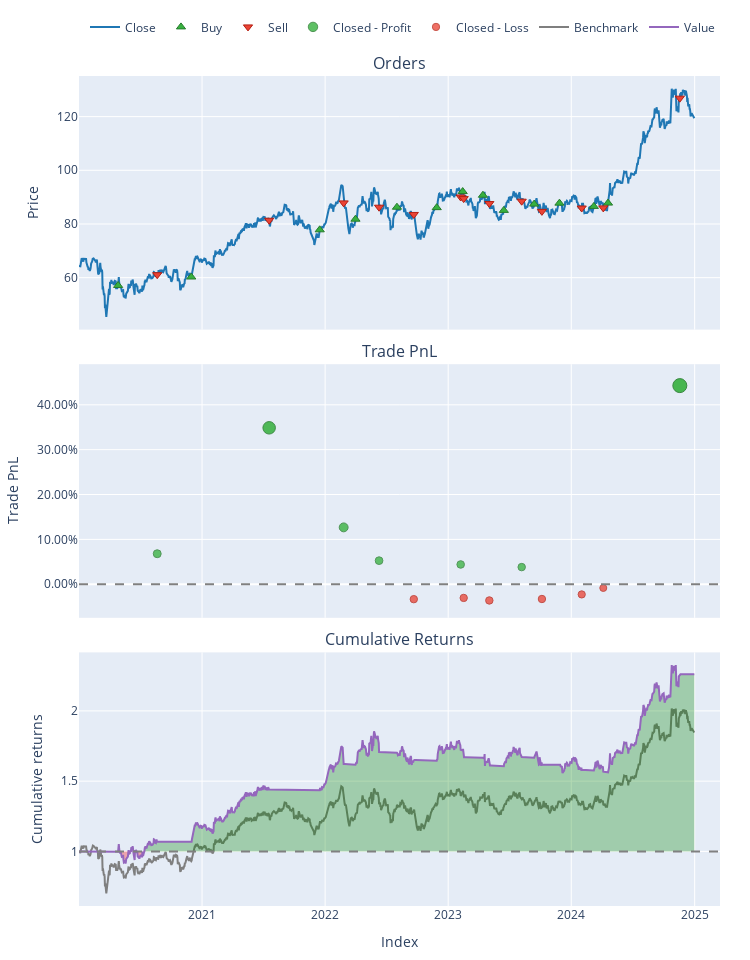

The notebook cell saved with this chart:
### Code cell
# Backtesting with The Best Parameter
# Calculate Chande Momentum Oscillator (CMO)
df['CMO'] = calculate_cmo(df, 18)
# Calculate Mass Index (MI)
df['MI'] = calculate_mass_index(df, 45)
# Define Entry and Exit signals based on CMO and Mass Index Strategy
# Buy Signal: CMO crosses above zero, and MI is decreasing from a high value
df['Buy_Signal'] = (df['CMO'] > 0) & (df['MI'] < df['MI'].shift(30))
# Sell Signal: CMO crosses below zero, and MI is increasing from a low value
df['Sell_Signal'] = (df['CMO'] < 0) & (df['MI'] > df['MI'].shift(30))
# Filter data for the test period (2020-2025)
df = df[(df.index.year >= 2020) & (df.index.year <= 2025)]
# Shift entries and exits to next bar
shifted_entries = df['Buy_Signal'].shift(1).astype("boolean").fillna(False).to_numpy()
shifted_exits = df['Sell_Signal'].shift(1).astype("boolean").fillna(False).to_numpy()
# Create portfolio using 'Open' prices
portfolio = vbt.Portfolio.from_signals(
    close=df['Open'],
    entries=shifted_entries,
    exits=shifted_exits,
    init_cash=100_000,
    fees=0.001,
    slippage=0.002,
    freq='D'
)
# Display performance metrics
print(portfolio.stats())
# Plot equity curve
portfolio.plot().show()

### Figure 1 — Plotly figure (JSON) as saved in the notebook; plotly's stock layout.template omitted (floating-point values rounded to 4 significant figures; data arrays with more than 128 entries replaced by an {"elided": "..."} marker saying what was removed)
{"data": [{"legendgroup": "0", "line": {"color": "#1f77b4"}, "name": "Close", "showlegend": true, "type": "scatter", "uid": "02721a5a-a68f-4328-a955-6ffe31f73907", "x": {"elided": "1258 str values"}, "xaxis": "x", "y": {"elided": "1258 float values"}, "yaxis": "y"}, {"customdata": [[0, 1749.0, 99.9], [2, 1771.0, 106.7], [4, 1848.0, 143.9], [6, 1982.0, 162.1], [8, 1978.0, 170.6], [10, 1916.0, 164.9], [12, 1870.0, 172.2], [14, 1840.0, 166.9], [16, 1892.0, 160.9], [18, 1911.0, 167.0], [20, 1841.0, 161.6], [22, 1824.0, 157.9], [24, 1784.0, 156.6]], "hovertemplate": "Order Id: %{customdata[0]}<br>Timestamp: %{x}<br>Price: %{y}<br>Size: %{customdata[1]:.6f}<br>Fees: %{customdata[2]:.6f}", "legendgroup": "1", "marker": {"color": "#37B13F", "line": {"color": "rgb(38,123,44)", "width": 1}, "size": 8, "symbol": "triangle-up"}, "mode": "markers", "name": "Buy", "type": "scatter", "uid": "1224a440-1dbb-4a5f-8939-687faeef5b53", "x": ["2020-04-27T00:00:00", "2020-11-30T00:00:00", "2021-12-16T00:00:00", "2022-04-01T00:00:00", "2022-08-02T00:00:00", "2022-11-28T00:00:00", "2023-02-13T00:00:00", "2023-04-14T00:00:00", "2023-06-15T00:00:00", "2023-09-13T00:00:00", "2023-11-27T00:00:00", "2024-03-08T00:00:00", "2024-04-19T00:00:00"], "xaxis": "x", "y": [57.1, 60.25, 77.82, 81.79, 86.25, 86.08, 92.08, 90.71, 85.07, 87.4, 87.76, 86.54, 87.78], "yaxis": "y"}, {"customdata": [[1, 1749.0, 106.9], [3, 1771.0, 144.1], [5, 1848.0, 162.4], [7, 1982.0, 170.9], [9, 1978.0, 165.2], [11, 1916.0, 172.5], [13, 1870.0, 167.3], [15, 1840.0, 161.2], [17, 1892.0, 167.4], [19, 1911.0, 161.9], [21, 1841.0, 158.2], [23, 1824.0, 156.9], [25, 1784.0, 226.3]], "hovertemplate": "Order Id: %{customdata[0]}<br>Timestamp: %{x}<br>Price: %{y}<br>Size: %{customdata[1]:.6f}<br>Fees: %{customdata[2]:.6f}", "legendgroup": "2", "marker": {"color": "#EA4335", "line": {"color": "rgb(181,31,18)", "width": 1}, "size": 8, "symbol": "triangle-down"}, "mode": "markers", "name": "Sell", "type": "scatter", "uid": "d842c5d9-d540-47d0-9584-f239cf4d04aa", "x": ["2020-08-21T00:00:00", "2021-07-19T00:00:00", "2022-02-25T00:00:00", "2022-06-10T00:00:00", "2022-09-21T00:00:00", "2023-02-07T00:00:00", "2023-02-16T00:00:00", "2023-05-03T00:00:00", "2023-08-07T00:00:00", "2023-10-06T00:00:00", "2024-02-01T00:00:00", "2024-04-05T00:00:00", "2024-11-18T00:00:00"], "xaxis": "x", "y": [61.11, 81.39, 87.85, 86.25, 83.55, 90.05, 89.45, 87.61, 88.49, 84.7, 85.94, 86.0, 126.9], "yaxis": "y"}, {"customdata": [[0, 0, 6795.0, 0.06802], [1, 1, 37200.0, 0.3487], [2, 2, 18230.0, 0.1267], [3, 3, 8522.0, 0.05259], [5, 5, 7268.0, 0.04407], [8, 8, 6144.0, 0.03819], [12, 12, 69320.0, 0.4427]], "hovertemplate": "Exit Trade Id: %{customdata[0]}<br>Position Id: %{customdata[1]}<br>Exit Timestamp: %{x}<br>PnL: %{customdata[2]:.6f}<br>Return: %{customdata[3]:.2%}", "legendgroup": "3", "marker": {"color": "#37B13F", "line": {"color": "rgb(38,123,44)", "width": 1}, "opacity": [0.7706, 0.8675, 0.7909, 0.7653, 0.7624, 0.7603, 0.9], "size": [7.963, 12.48, 8.909, 7.714, 7.577, 7.482, 14], "symbol": "circle"}, "mode": "markers", "name": "Closed - Profit", "type": "scatter", "uid": "9f0f3c75-8922-4d43-963d-7b999c1f5e3a", "x": ["2020-08-21T00:00:00", "2021-07-19T00:00:00", "2022-02-25T00:00:00", "2022-06-10T00:00:00", "2023-02-07T00:00:00", "2023-08-07T00:00:00", "2024-11-18T00:00:00"], "xaxis": "x2", "y": [0.06802, 0.3487, 0.1267, 0.05259, 0.04407, 0.03819, 0.4427], "yaxis": "y2"}, {"customdata": [[4, 4, -5672.0, -0.03325], [6, 6, -5248.0, -0.03048], [7, 7, -6036.0, -0.03616], [9, 9, -5493.0, -0.03288], [10, 10, -3664.0, -0.02268], [11, 11, -1307.0, -0.008277]], "hovertemplate": "Exit Trade Id: %{customdata[0]}<br>Position Id: %{customdata[1]}<br>Exit Timestamp: %{x}<br>PnL: %{customdata[2]:.6f}<br>Return: %{customdata[3]:.2%}", "legendgroup": "4", "marker": {"color": "#EA4335", "line": {"color": "rgb(181,31,18)", "width": 1}, "opacity": [0.7586, 0.7577, 0.7596, 0.7585, 0.755, 0.75], "size": [7.402, 7.358, 7.449, 7.396, 7.232, 7], "symbol": "circle"}, "mode": "markers", "name": "Closed - Loss", "type": "scatter", "uid": "dde5d4ab-5955-4f90-8dbe-aca4cd157edd", "x": ["2022-09-21T00:00:00", "2023-02-16T00:00:00", "2023-05-03T00:00:00", "2023-10-06T00:00:00", "2024-02-01T00:00:00", "2024-04-05T00:00:00"], "xaxis": "x2", "y": [-0.03325, -0.03048, -0.03616, -0.03288, -0.02268, -0.008277], "yaxis": "y2"}, {"legendgroup": "5", "line": {"color": "#7f7f7f"}, "name": "Benchmark", "showlegend": true, "type": "scatter", "uid": "70735610-bb1d-45e9-8e2d-f3189ffe39d2", "x": {"elided": "1258 str values"}, "xaxis": "x3", "y": {"elided": "1258 float values"}, "yaxis": "y3"}, {"hoverinfo": "skip", "legendgroup": "6", "line": {"color": "rgba(0, 0, 0, 0)", "width": 0}, "opacity": 0, "showlegend": false, "type": "scatter", "uid": "8e34cc28-4dff-48a6-979c-0a06864116cd", "x": {"elided": "1258 str values"}, "xaxis": "x3", "y": {"elided": "1258 int values"}, "yaxis": "y3"}, {"connectgaps": false, "fill": "tonexty", "fillcolor": "rgba(0, 128, 0, 0.3)", "hoverinfo": "skip", "legendgroup": "6", "line": {"color": "rgba(0, 0, 0, 0)", "width": 0}, "opacity": 0, "showlegend": false, "type": "scatter", "uid": "647abf86-248f-4d0b-8e8a-329bd2f019cb", "x": {"elided": "1258 str values"}, "xaxis": "x3", "y": {"elided": "1258 float values"}, "yaxis": "y3"}, {"hoverinfo": "skip", "legendgroup": "6", "line": {"color": "rgba(0, 0, 0, 0)", "width": 0}, "opacity": 0, "showlegend": false, "type": "scatter", "uid": "640e67bf-ac1b-4711-89c8-b0df3b20c6d6", "x": {"elided": "1258 str values"}, "xaxis": "x3", "y": {"elided": "1258 int values"}, "yaxis": "y3"}, {"connectgaps": false, "fill": "tonexty", "fillcolor": "rgba(255, 0, 0, 0.3)", "hoverinfo": "skip", "legendgroup": "6", "line": {"color": "rgba(0, 0, 0, 0)", "width": 0}, "opacity": 0, "showlegend": false, "type": "scatter", "uid": "7dccdb36-91e3-432c-9eb0-3f691e93dad5", "x": {"elided": "1258 str values"}, "xaxis": "x3", "y": {"elided": "1258 float values"}, "yaxis": "y3"}, {"legendgroup": "7", "line": {"color": "#9467bd"}, "name": "Value", "showlegend": true, "type": "scatter", "uid": "9991cc3f-1409-4e91-8ab9-1bd44222bab7", "x": {"elided": "1258 str values"}, "xaxis": "x3", "y": {"elided": "1258 float values"}, "yaxis": "y3"}, {"hoverinfo": "skip", "legendgroup": "6", "line": {"color": "rgba(0, 0, 0, 0)", "width": 0}, "opacity": 0, "showlegend": false, "type": "scatter", "uid": "d0dfab4c-7160-4ede-b82f-6cd2a0eb3f75", "x": {"elided": "1258 str values"}, "xaxis": "x3", "y": {"elided": "1258 int values"}, "yaxis": "y3"}], "layout": {"annotations": [{"font": {"size": 16}, "showarrow": false, "text": "Orders", "x": 0.5, "xanchor": "center", "xref": "paper", "y": 1, "yanchor": "bottom", "yref": "paper"}, {"font": {"size": 16}, "showarrow": false, "text": "Trade PnL", "x": 0.5, "xanchor": "center", "xref": "paper", "y": 0.6528, "yanchor": "bottom", "yref": "paper"}, {"font": {"size": 16}, "showarrow": false, "text": "Cumulative Returns", "x": 0.5, "xanchor": "center", "xref": "paper", "y": 0.3056, "yanchor": "bottom", "yref": "paper"}], "height": 960, "legend": {"orientation": "h", "traceorder": "normal", "x": 1, "xanchor": "right", "y": 1.042, "yanchor": "bottom"}, "margin": {"b": 30, "l": 30, "r": 30, "t": 30}, "shapes": [{"line": {"color": "gray", "dash": "dash"}, "type": "line", "x0": 0, "x1": 1, "xref": "paper", "y0": 0, "y1": 0, "yref": "y2"}, {"line": {"color": "gray", "dash": "dash"}, "type": "line", "x0": 0, "x1": 1, "xref": "paper", "y0": 1, "y1": 1, "yref": "y3"}], "showlegend": true, "width": 750, "xaxis": {"anchor": "y", "domain": [0, 1], "matches": "x3", "showticklabels": false}, "xaxis2": {"anchor": "y2", "domain": [0, 1], "matches": "x3", "showticklabels": false}, "xaxis3": {"anchor": "y3", "domain": [0, 1], "title": {"text": "Index"}}, "yaxis": {"anchor": "x", "domain": [0.6944, 1], "title": {"text": "Price"}}, "yaxis2": {"anchor": "x2", "domain": [0.3472, 0.6528], "tickformat": ".2%", "title": {"text": "Trade PnL"}}, "yaxis3": {"anchor": "x3", "domain": [0, 0.3056], "title": {"text": "Cumulative returns"}}}}
